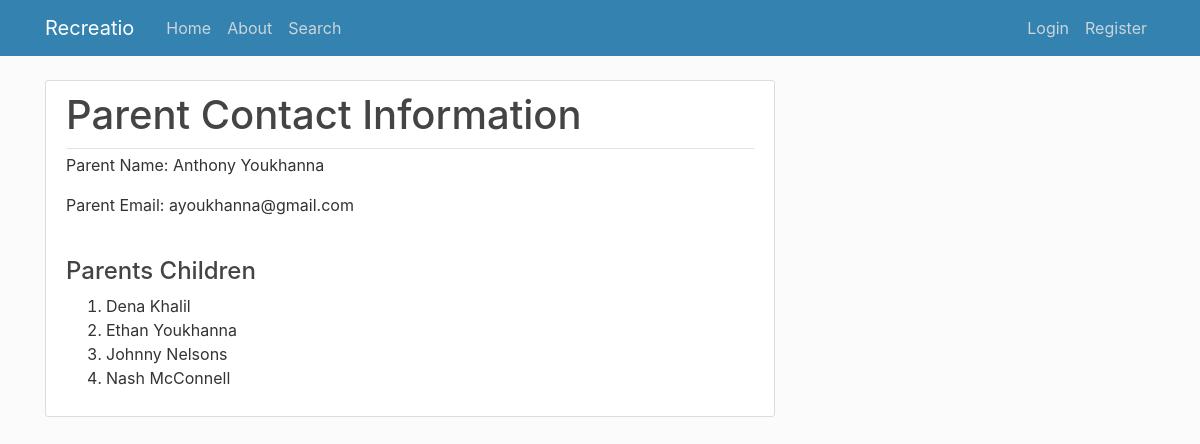
Page /activity/parent/6/ on the committed database.
### users/models.py (models this page shows, shortened)
class Child(models.Model):
    first_name = models.CharField(max_length=20)
    last_name = models.CharField(max_length=30)
    birth_date = models.DateField()
    parent = models.ManyToManyField(Profile)
    activities = models.ManyToManyField(Activities)

### users/views.py (the view)
# urls.py: path('activity/parent/<int:id>/', user_views.parent_info, name='parent-info'),
def parent_info(request, id):
    profile = Profile.objects.get(child__id = id)
    parent = Profile.objects.get(user__id = profile.user_id)
    user = User.objects.get(id = parent.user_id)
    children = Child.objects.filter(parent__id = parent.id).order_by('first_name')
    context = {
        'parent': user,
        'children': children
    }
    return render(request, 'users/parent_info.html', context)

### users/templates/users/parent_info.html
{% extends "web/base.html" %}
{% block content %}
<body>
    <article class="media content-section">
    <div class="media-body">
        <div class="article-metadata">
            <h2 class = "account-heading">Parent Contact Information</h2>
        </div>
        <p >Parent Name: {{ parent.first_name }} {{ parent.last_name }}</p>
        <p >Parent Email: {{ parent.email }}</p>
        <br>
        <h4>Parents Children</h4>
        <ol>
        {% for child in children %}
            <li>{{child.first_name}} {{child.last_name}} </li>
        {% endfor%}
        </ol>
    </div>
    </article>
</body>
{% endblock content %}

### web/static/web/main.css (style rules this page uses)
body { background: #fafafac0; color: #333333; margin-top: 5rem; }
h1, h2, h3, h4, h5, h6 { color: #444444; }
.content-section { background: #ffffff; padding: 10px 20px; border: 1px solid #dddddd; border-radius: 3px; margin-bottom: 20px; }
.article-metadata { padding-bottom: 1px; margin-bottom: 4px; border-bottom: 1px solid #e3e3e3 }
.account-heading { font-size: 2.5rem; }

### rows in the picture
Child: first_name "Dena", last_name "Khalil"
Child: first_name "Ethan", last_name "Youkhanna"
Child: first_name "Johnny", last_name "Nelsons"
Child: first_name "Nash", last_name "McConnell"

### other values in the picture
{{ parent.first_name }} "Anthony"
{{ parent.last_name }} "Youkhanna"
{{ parent.email }} "ayoukhanna@gmail.com"
